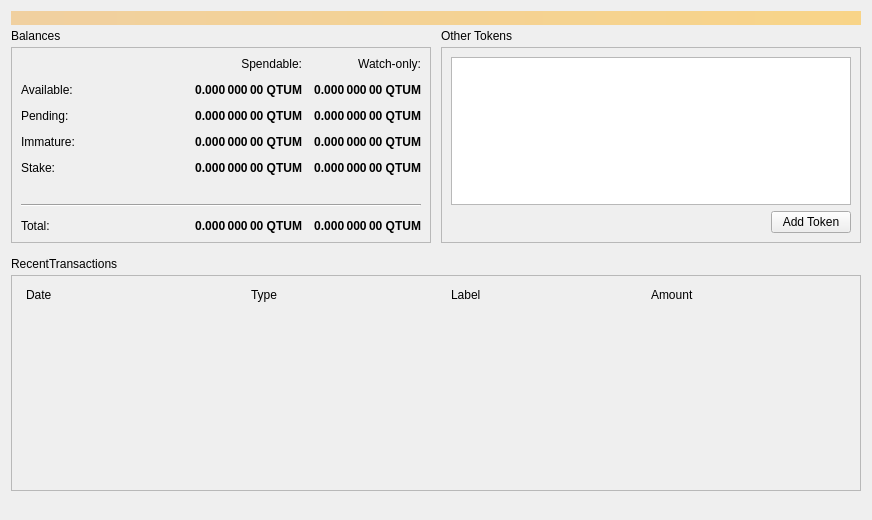
<?xml version="1.0" encoding="UTF-8"?>
<ui version="4.0">
 <class>OverviewPage</class>
 <widget class="QWidget" name="OverviewPage">
  <property name="geometry">
   <rect>
    <x>0</x>
    <y>0</y>
    <width>872</width>
    <height>520</height>
   </rect>
  </property>
  <property name="windowTitle">
   <string>Form</string>
  </property>
  <layout class="QVBoxLayout" name="topLayout">
   <property name="spacing">
    <number>0</number>
   </property>
   <item>
    <widget class="QLabel" name="labelAlerts">
     <property name="visible">
      <bool>false</bool>
     </property>
     <property name="styleSheet">
      <string notr="true">QLabel { background-color: qlineargradient(x1: 0, y1: 0, x2: 1, y2: 0, stop:0 #F0D0A0, stop:1 #F8D488); color:#000000; }</string>
     </property>
     <property name="wordWrap">
      <bool>true</bool>
     </property>
     <property name="margin">
      <number>3</number>
     </property>
     <property name="textInteractionFlags">
      <set>Qt::TextSelectableByMouse</set>
     </property>
    </widget>
   </item>
   <item>
    <layout class="QHBoxLayout" name="horizontalLayout">
     <property name="spacing">
      <number>0</number>
     </property>
     <item>
      <layout class="QVBoxLayout" name="verticalLayout_9">
       <property name="spacing">
        <number>0</number>
       </property>
       <item>
        <layout class="QHBoxLayout" name="horizontalLayout_2">
         <item>
          <widget class="QLabel" name="labelBalances">
           <property name="text">
            <string>Balances</string>
           </property>
          </widget>
         </item>
         <item>
          <widget class="QPushButton" name="labelWalletStatus">
           <property name="enabled">
            <bool>true</bool>
           </property>
           <property name="toolTip">
            <string>The displayed information may be out of date. Your wallet automatically synchronizes with the Qtum network after a connection is established, but this process has not completed yet.</string>
           </property>
           <property name="text">
            <string/>
           </property>
           <property name="icon">
            <iconset>
             <normaloff>:/icons/warning</normaloff>
             <disabledoff>:/icons/warning</disabledoff>:/icons/warning</iconset>
           </property>
           <property name="iconSize">
            <size>
             <width>24</width>
             <height>24</height>
            </size>
           </property>
           <property name="flat">
            <bool>true</bool>
           </property>
          </widget>
         </item>
         <item>
          <spacer name="horizontalSpacer">
           <property name="orientation">
            <enum>Qt::Horizontal</enum>
           </property>
           <property name="sizeHint" stdset="0">
            <size>
             <width>40</width>
             <height>20</height>
            </size>
           </property>
          </spacer>
         </item>
        </layout>
       </item>
       <item>
        <widget class="QFrame" name="frameBalances">
         <property name="minimumSize">
          <size>
           <width>0</width>
           <height>100</height>
          </size>
         </property>
         <property name="frameShape">
          <enum>QFrame::StyledPanel</enum>
         </property>
         <property name="frameShadow">
          <enum>QFrame::Raised</enum>
         </property>
         <layout class="QVBoxLayout" name="verticalLayout_4">
          <item>
           <layout class="QGridLayout" name="gridLayout">
            <property name="spacing">
             <number>12</number>
            </property>
            <item row="2" column="3">
             <widget class="QLabel" name="labelWatchPending">
              <property name="font">
               <font>
                <weight>75</weight>
                <bold>true</bold>
               </font>
              </property>
              <property name="cursor">
               <cursorShape>IBeamCursor</cursorShape>
              </property>
              <property name="toolTip">
               <string>Unconfirmed transactions to watch-only addresses</string>
              </property>
              <property name="text">
               <string notr="true">0.000 000 00 QTUM</string>
              </property>
              <property name="alignment">
               <set>Qt::AlignRight|Qt::AlignTrailing|Qt::AlignVCenter</set>
              </property>
              <property name="textInteractionFlags">
               <set>Qt::LinksAccessibleByMouse|Qt::TextSelectableByKeyboard|Qt::TextSelectableByMouse</set>
              </property>
             </widget>
            </item>
            <item row="2" column="2">
             <widget class="QLabel" name="labelUnconfirmed">
              <property name="font">
               <font>
                <weight>75</weight>
                <bold>true</bold>
               </font>
              </property>
              <property name="cursor">
               <cursorShape>IBeamCursor</cursorShape>
              </property>
              <property name="toolTip">
               <string>Total of transactions that have yet to be confirmed, and do not yet count toward the spendable balance</string>
              </property>
              <property name="text">
               <string notr="true">0.000 000 00 QTUM</string>
              </property>
              <property name="alignment">
               <set>Qt::AlignRight|Qt::AlignTrailing|Qt::AlignVCenter</set>
              </property>
              <property name="textInteractionFlags">
               <set>Qt::LinksAccessibleByMouse|Qt::TextSelectableByKeyboard|Qt::TextSelectableByMouse</set>
              </property>
             </widget>
            </item>
            <item row="3" column="2">
             <widget class="QLabel" name="labelImmature">
              <property name="font">
               <font>
                <weight>75</weight>
                <bold>true</bold>
               </font>
              </property>
              <property name="cursor">
               <cursorShape>IBeamCursor</cursorShape>
              </property>
              <property name="toolTip">
               <string>Mined balance that has not yet matured</string>
              </property>
              <property name="text">
               <string notr="true">0.000 000 00 QTUM</string>
              </property>
              <property name="alignment">
               <set>Qt::AlignRight|Qt::AlignTrailing|Qt::AlignVCenter</set>
              </property>
              <property name="textInteractionFlags">
               <set>Qt::LinksAccessibleByMouse|Qt::TextSelectableByKeyboard|Qt::TextSelectableByMouse</set>
              </property>
             </widget>
            </item>
            <item row="3" column="0">
             <widget class="QLabel" name="labelImmatureText">
              <property name="text">
               <string>Immature:</string>
              </property>
             </widget>
            </item>
            <item row="0" column="3">
             <widget class="QLabel" name="labelWatchonly">
              <property name="text">
               <string>Watch-only:</string>
              </property>
              <property name="alignment">
               <set>Qt::AlignRight|Qt::AlignTrailing|Qt::AlignVCenter</set>
              </property>
             </widget>
            </item>
            <item row="1" column="0">
             <widget class="QLabel" name="labelBalanceText">
              <property name="text">
               <string>Available:</string>
              </property>
             </widget>
            </item>
            <item row="1" column="2">
             <widget class="QLabel" name="labelBalance">
              <property name="font">
               <font>
                <weight>75</weight>
                <bold>true</bold>
               </font>
              </property>
              <property name="cursor">
               <cursorShape>IBeamCursor</cursorShape>
              </property>
              <property name="toolTip">
               <string>Your current spendable balance</string>
              </property>
              <property name="text">
               <string notr="true">0.000 000 00 QTUM</string>
              </property>
              <property name="alignment">
               <set>Qt::AlignRight|Qt::AlignTrailing|Qt::AlignVCenter</set>
              </property>
              <property name="textInteractionFlags">
               <set>Qt::LinksAccessibleByMouse|Qt::TextSelectableByKeyboard|Qt::TextSelectableByMouse</set>
              </property>
             </widget>
            </item>
            <item row="1" column="3">
             <widget class="QLabel" name="labelWatchAvailable">
              <property name="font">
               <font>
                <weight>75</weight>
                <bold>true</bold>
               </font>
              </property>
              <property name="cursor">
               <cursorShape>IBeamCursor</cursorShape>
              </property>
              <property name="toolTip">
               <string>Your current balance in watch-only addresses</string>
              </property>
              <property name="text">
               <string notr="true">0.000 000 00 QTUM</string>
              </property>
              <property name="alignment">
               <set>Qt::AlignRight|Qt::AlignTrailing|Qt::AlignVCenter</set>
              </property>
              <property name="textInteractionFlags">
               <set>Qt::LinksAccessibleByMouse|Qt::TextSelectableByKeyboard|Qt::TextSelectableByMouse</set>
              </property>
             </widget>
            </item>
            <item row="2" column="0">
             <widget class="QLabel" name="labelPendingText">
              <property name="text">
               <string>Pending:</string>
              </property>
             </widget>
            </item>
            <item row="0" column="2">
             <widget class="QLabel" name="labelSpendable">
              <property name="text">
               <string>Spendable:</string>
              </property>
              <property name="alignment">
               <set>Qt::AlignRight|Qt::AlignTrailing|Qt::AlignVCenter</set>
              </property>
             </widget>
            </item>
            <item row="4" column="0">
             <widget class="QLabel" name="labelStakeText">
              <property name="text">
               <string>Stake:</string>
              </property>
             </widget>
            </item>
            <item row="4" column="2">
             <widget class="QLabel" name="labelStake">
              <property name="font">
               <font>
                <weight>75</weight>
                <bold>true</bold>
               </font>
              </property>
              <property name="text">
               <string>0.000 000 00 QTUM</string>
              </property>
              <property name="alignment">
               <set>Qt::AlignRight|Qt::AlignTrailing|Qt::AlignVCenter</set>
              </property>
              <property name="textInteractionFlags">
               <set>Qt::LinksAccessibleByMouse|Qt::TextSelectableByKeyboard|Qt::TextSelectableByMouse</set>
              </property>
             </widget>
            </item>
            <item row="4" column="3">
             <widget class="QLabel" name="labelWatchStake">
              <property name="font">
               <font>
                <weight>75</weight>
                <bold>true</bold>
               </font>
              </property>
              <property name="text">
               <string>0.000 000 00 QTUM</string>
              </property>
              <property name="alignment">
               <set>Qt::AlignRight|Qt::AlignTrailing|Qt::AlignVCenter</set>
              </property>
              <property name="textInteractionFlags">
               <set>Qt::LinksAccessibleByMouse|Qt::TextSelectableByKeyboard|Qt::TextSelectableByMouse</set>
              </property>
             </widget>
            </item>
            <item row="3" column="3">
             <widget class="QLabel" name="labelWatchImmature">
              <property name="font">
               <font>
                <weight>75</weight>
                <bold>true</bold>
               </font>
              </property>
              <property name="cursor">
               <cursorShape>IBeamCursor</cursorShape>
              </property>
              <property name="toolTip">
               <string>Mined balance in watch-only addresses that has not yet matured</string>
              </property>
              <property name="text">
               <string notr="true">0.000 000 00 QTUM</string>
              </property>
              <property name="alignment">
               <set>Qt::AlignRight|Qt::AlignTrailing|Qt::AlignVCenter</set>
              </property>
              <property name="textInteractionFlags">
               <set>Qt::LinksAccessibleByMouse|Qt::TextSelectableByKeyboard|Qt::TextSelectableByMouse</set>
              </property>
             </widget>
            </item>
            <item row="7" column="3">
             <widget class="QLabel" name="labelWatchTotal">
              <property name="font">
               <font>
                <weight>75</weight>
                <bold>true</bold>
               </font>
              </property>
              <property name="cursor">
               <cursorShape>IBeamCursor</cursorShape>
              </property>
              <property name="toolTip">
               <string>Current total balance in watch-only addresses</string>
              </property>
              <property name="text">
               <string notr="true">0.000 000 00 QTUM</string>
              </property>
              <property name="alignment">
               <set>Qt::AlignRight|Qt::AlignTrailing|Qt::AlignVCenter</set>
              </property>
              <property name="textInteractionFlags">
               <set>Qt::LinksAccessibleByMouse|Qt::TextSelectableByKeyboard|Qt::TextSelectableByMouse</set>
              </property>
             </widget>
            </item>
            <item row="5" column="0" colspan="4">
             <spacer name="verticalSpacer">
              <property name="orientation">
               <enum>Qt::Vertical</enum>
              </property>
              <property name="sizeHint" stdset="0">
               <size>
                <width>20</width>
                <height>40</height>
               </size>
              </property>
             </spacer>
            </item>
            <item row="7" column="2">
             <widget class="QLabel" name="labelTotal">
              <property name="font">
               <font>
                <weight>75</weight>
                <bold>true</bold>
               </font>
              </property>
              <property name="cursor">
               <cursorShape>IBeamCursor</cursorShape>
              </property>
              <property name="toolTip">
               <string>Your current total balance</string>
              </property>
              <property name="text">
               <string notr="true">0.000 000 00 QTUM</string>
              </property>
              <property name="alignment">
               <set>Qt::AlignRight|Qt::AlignTrailing|Qt::AlignVCenter</set>
              </property>
              <property name="textInteractionFlags">
               <set>Qt::LinksAccessibleByMouse|Qt::TextSelectableByKeyboard|Qt::TextSelectableByMouse</set>
              </property>
             </widget>
            </item>
            <item row="0" column="1" rowspan="5">
             <spacer name="horizontalSpacer_5">
              <property name="orientation">
               <enum>Qt::Horizontal</enum>
              </property>
              <property name="sizeHint" stdset="0">
               <size>
                <width>40</width>
                <height>20</height>
               </size>
              </property>
             </spacer>
            </item>
            <item row="7" column="0">
             <widget class="QLabel" name="labelTotalText">
              <property name="text">
               <string>Total:        </string>
              </property>
             </widget>
            </item>
            <item row="6" column="0" colspan="4">
             <widget class="Line" name="hLine">
              <property name="orientation">
               <enum>Qt::Horizontal</enum>
              </property>
             </widget>
            </item>
           </layout>
          </item>
         </layout>
        </widget>
       </item>
      </layout>
     </item>
     <item>
      <spacer name="horizontalSpacer_6">
       <property name="orientation">
        <enum>Qt::Horizontal</enum>
       </property>
       <property name="sizeType">
        <enum>QSizePolicy::Fixed</enum>
       </property>
       <property name="sizeHint" stdset="0">
        <size>
         <width>10</width>
         <height>20</height>
        </size>
       </property>
      </spacer>
     </item>
     <item>
      <layout class="QVBoxLayout" name="verticalLayout_7">
       <item>
        <layout class="QVBoxLayout" name="verticalLayout_5">
         <property name="spacing">
          <number>0</number>
         </property>
         <item>
          <layout class="QHBoxLayout" name="horizontalLayout_4">
           <item>
            <widget class="QLabel" name="labelTokens">
             <property name="text">
              <string>Other Tokens</string>
             </property>
            </widget>
           </item>
           <item>
            <widget class="QPushButton" name="labelTokenStatus">
             <property name="toolTip">
              <string>The displayed information may be out of date. Your wallet automatically synchronizes with the Qtum network after a connection is established, but this process has not completed yet.</string>
             </property>
             <property name="text">
              <string/>
             </property>
             <property name="iconSize">
              <size>
               <width>24</width>
               <height>24</height>
              </size>
             </property>
             <property name="flat">
              <bool>true</bool>
             </property>
            </widget>
           </item>
           <item>
            <spacer name="horizontalSpacer_7">
             <property name="orientation">
              <enum>Qt::Horizontal</enum>
             </property>
             <property name="sizeHint" stdset="0">
              <size>
               <width>40</width>
               <height>20</height>
              </size>
             </property>
            </spacer>
           </item>
          </layout>
         </item>
         <item>
          <widget class="QFrame" name="frameOtherTokens">
           <property name="minimumSize">
            <size>
             <width>0</width>
             <height>100</height>
            </size>
           </property>
           <property name="frameShape">
            <enum>QFrame::StyledPanel</enum>
           </property>
           <property name="frameShadow">
            <enum>QFrame::Raised</enum>
           </property>
           <layout class="QVBoxLayout" name="verticalLayout_10">
            <item>
             <widget class="QListView" name="listTokens">
              <property name="enabled">
               <bool>true</bool>
              </property>
             </widget>
            </item>
            <item>
             <layout class="QHBoxLayout" name="horizontalLayout_5">
              <item>
               <spacer name="horizontalSpacer_4">
                <property name="orientation">
                 <enum>Qt::Horizontal</enum>
                </property>
                <property name="sizeHint" stdset="0">
                 <size>
                  <width>40</width>
                  <height>20</height>
                 </size>
                </property>
               </spacer>
              </item>
              <item>
               <widget class="QPushButton" name="buttonAddToken">
                <property name="text">
                 <string>Add Token</string>
                </property>
               </widget>
              </item>
             </layout>
            </item>
           </layout>
          </widget>
         </item>
        </layout>
       </item>
      </layout>
     </item>
    </layout>
   </item>
   <item>
    <spacer name="verticalSpacer_4">
     <property name="orientation">
      <enum>Qt::Vertical</enum>
     </property>
     <property name="sizeType">
      <enum>QSizePolicy::Fixed</enum>
     </property>
     <property name="sizeHint" stdset="0">
      <size>
       <width>20</width>
       <height>10</height>
      </size>
     </property>
    </spacer>
   </item>
   <item>
    <layout class="QHBoxLayout" name="horizontalLayout_6">
     <item>
      <widget class="QLabel" name="labelRecentTransactions">
       <property name="text">
        <string>RecentTransactions</string>
       </property>
      </widget>
     </item>
     <item>
      <widget class="QPushButton" name="labelTransactionsStatus">
       <property name="enabled">
        <bool>true</bool>
       </property>
       <property name="toolTip">
        <string>The displayed information may be out of date. Your wallet automatically synchronizes with the Qtum network after a connection is established, but this process has not completed yet.</string>
       </property>
       <property name="text">
        <string/>
       </property>
       <property name="icon">
        <iconset>
         <normaloff>:/icons/warning</normaloff>
         <disabledoff>:/icons/warning</disabledoff>:/icons/warning</iconset>
       </property>
       <property name="iconSize">
        <size>
         <width>24</width>
         <height>24</height>
        </size>
       </property>
       <property name="flat">
        <bool>true</bool>
       </property>
      </widget>
     </item>
     <item>
      <spacer name="horizontalSpacer_3">
       <property name="orientation">
        <enum>Qt::Horizontal</enum>
       </property>
       <property name="sizeHint" stdset="0">
        <size>
         <width>40</width>
         <height>20</height>
        </size>
       </property>
      </spacer>
     </item>
    </layout>
   </item>
   <item>
    <layout class="QVBoxLayout" name="verticalLayout_3">
     <item>
      <widget class="QFrame" name="frameRecentTransactions">
       <property name="frameShape">
        <enum>QFrame::StyledPanel</enum>
       </property>
       <property name="frameShadow">
        <enum>QFrame::Raised</enum>
       </property>
       <layout class="QVBoxLayout" name="verticalLayout_8">
        <item>
         <layout class="QHBoxLayout" name="horizontalLayout_3">
          <property name="spacing">
           <number>5</number>
          </property>
          <property name="leftMargin">
           <number>5</number>
          </property>
          <property name="rightMargin">
           <number>5</number>
          </property>
          <item>
           <widget class="QLabel" name="labelDate">
            <property name="text">
             <string>Date</string>
            </property>
           </widget>
          </item>
          <item>
           <spacer name="horizontalSpacer_2">
            <property name="orientation">
             <enum>Qt::Horizontal</enum>
            </property>
            <property name="sizeType">
             <enum>QSizePolicy::Fixed</enum>
            </property>
            <property name="sizeHint" stdset="0">
             <size>
              <width>25</width>
              <height>20</height>
             </size>
            </property>
           </spacer>
          </item>
          <item>
           <widget class="QLabel" name="labelType">
            <property name="text">
             <string>Type</string>
            </property>
           </widget>
          </item>
          <item>
           <widget class="QLabel" name="labelAddress">
            <property name="text">
             <string>Label</string>
            </property>
           </widget>
          </item>
          <item>
           <widget class="QLabel" name="labelAmount">
            <property name="text">
             <string>Amount</string>
            </property>
           </widget>
          </item>
         </layout>
        </item>
        <item>
         <widget class="QListView" name="listTransactions">
          <property name="styleSheet">
           <string notr="true">QListView { background: transparent; }</string>
          </property>
          <property name="frameShape">
           <enum>QFrame::NoFrame</enum>
          </property>
          <property name="verticalScrollBarPolicy">
           <enum>Qt::ScrollBarAlwaysOff</enum>
          </property>
          <property name="horizontalScrollBarPolicy">
           <enum>Qt::ScrollBarAlwaysOff</enum>
          </property>
          <property name="selectionMode">
           <enum>QAbstractItemView::NoSelection</enum>
          </property>
         </widget>
        </item>
       </layout>
      </widget>
     </item>
     <item>
      <spacer name="verticalSpacer_2">
       <property name="orientation">
        <enum>Qt::Vertical</enum>
       </property>
       <property name="sizeType">
        <enum>QSizePolicy::Expanding</enum>
       </property>
       <property name="sizeHint" stdset="0">
        <size>
         <width>20</width>
         <height>40</height>
        </size>
       </property>
      </spacer>
     </item>
    </layout>
   </item>
  </layout>
 </widget>
 <resources/>
 <connections/>
</ui>
